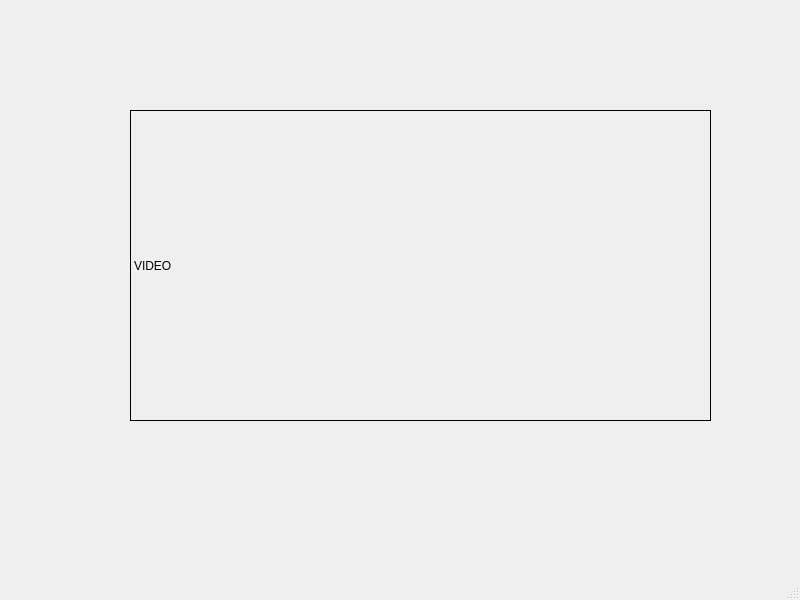
<?xml version="1.0" encoding="UTF-8"?>
<ui version="4.0">
 <class>MainWindow</class>
 <widget class="QMainWindow" name="MainWindow">
  <property name="geometry">
   <rect>
    <x>0</x>
    <y>0</y>
    <width>800</width>
    <height>600</height>
   </rect>
  </property>
  <property name="windowTitle">
   <string>MainWindow</string>
  </property>
  <widget class="QWidget" name="centralwidget">
   <widget class="QLabel" name="label">
    <property name="geometry">
     <rect>
      <x>130</x>
      <y>110</y>
      <width>581</width>
      <height>311</height>
     </rect>
    </property>
    <property name="styleSheet">
     <string notr="true">border-width: 1px;
border-style: solid;
border-color: black;
</string>
    </property>
    <property name="text">
     <string>VIDEO</string>
    </property>
   </widget>
  </widget>
  <widget class="QMenuBar" name="menubar">
   <property name="geometry">
    <rect>
     <x>0</x>
     <y>0</y>
     <width>800</width>
     <height>23</height>
    </rect>
   </property>
  </widget>
  <widget class="QStatusBar" name="statusbar"/>
 </widget>
 <resources/>
 <connections/>
</ui>
